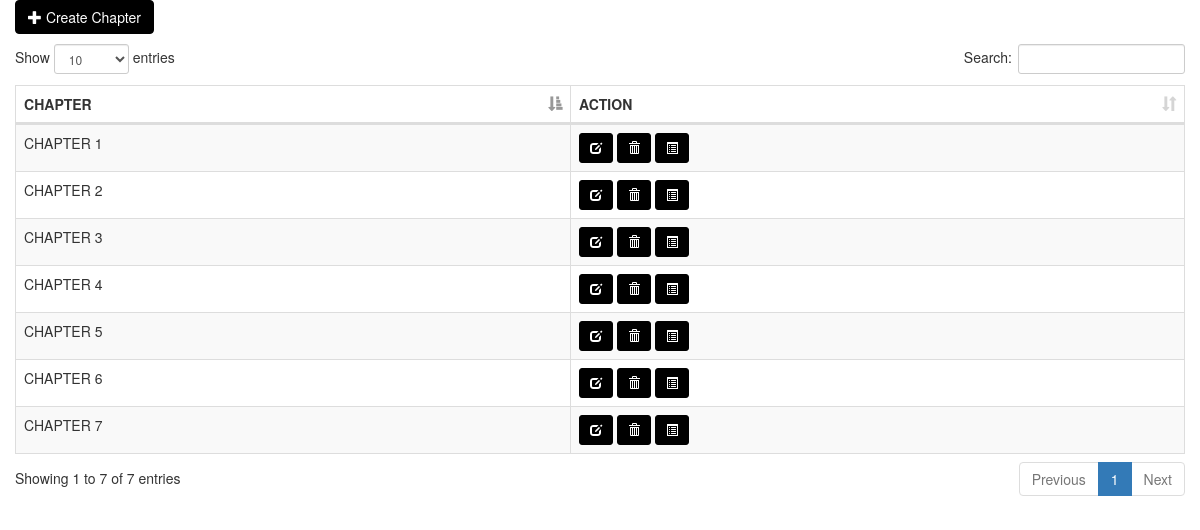
Page /ADMIN/game/index.php on the committed database.
### tables this page shows
CREATE TABLE `chapter` (
  `chap_id` int(11) NOT NULL,
  `chapter_name` varchar(250) NOT NULL
);

### ADMIN/game/index.php (the view, shortened to what this page needs)
<!DOCTYPE html>
<html>
<head>
	<link rel="stylesheet" type="text/css" href="bootstrap/css/bootstrap.min.css">
	<link rel="stylesheet" type="text/css" href="datatable/dataTable.bootstrap.min.css">
</head>
<body>
<div class="container">
	<div class="row">
		<div class="col-sm-12">
			<div class="row">
				<a href="#addchapter" data-toggle="modal" class="btn btn-primary" style="background-color:black; border-color:black;"><span class="glyphicon glyphicon-plus"></span> Create Chapter</a>
			</div>
			<div class="height10">
			</div>
			<div class="row">
				<table id="myTable" class="table table-bordered table-striped">
					<thead>
						<th>CHAPTER</th>
						<th>ACTION</th>
					</thead>
					<tbody>
						<?php
							include_once('../../connection/connection.php');
							$sql = "SELECT * FROM chapter";
							$query = $conn->query($sql);
							while($row = $query->fetch_assoc()){
								echo
								"<tr>
									<td>".$row['chapter_name']."</td>
									<td>
										<a href='#editchapter_".$row['chap_id']."' class='btn btn-success btn-sm' data-toggle='modal'  style='background-color:black; border-color:black;'><span class='glyphicon glyphicon-edit'></span></a>
										<a href='#deletechapter_".$row['chap_id']."' class='btn btn-danger btn-sm' data-toggle='modal' style='background-color:black; border-color:black;'><span class='glyphicon glyphicon-trash'></span></a>
										<a href='flow.php?chap_id=".$row['chap_id']."' class='btn btn-success btn-sm' style='background-color:black; border-color:black;'><span class='	glyphicon glyphicon-list-alt'></span></a>
									</td>
								</tr>";
							}
						?>
					</tbody>
				</table>
			</div>
		</div>
	</div>
</div>
</body>
</html>

### ADMIN/game/index.php (style rules this page uses)
.height10 { height:10px; }

### rows in the picture
chapter: chapter_name "CHAPTER 1"
chapter: chapter_name "CHAPTER 2"
chapter: chapter_name "CHAPTER 3"
chapter: chapter_name "CHAPTER 4"
chapter: chapter_name "CHAPTER 5"
chapter: chapter_name "CHAPTER 6"
chapter: chapter_name "CHAPTER 7"
